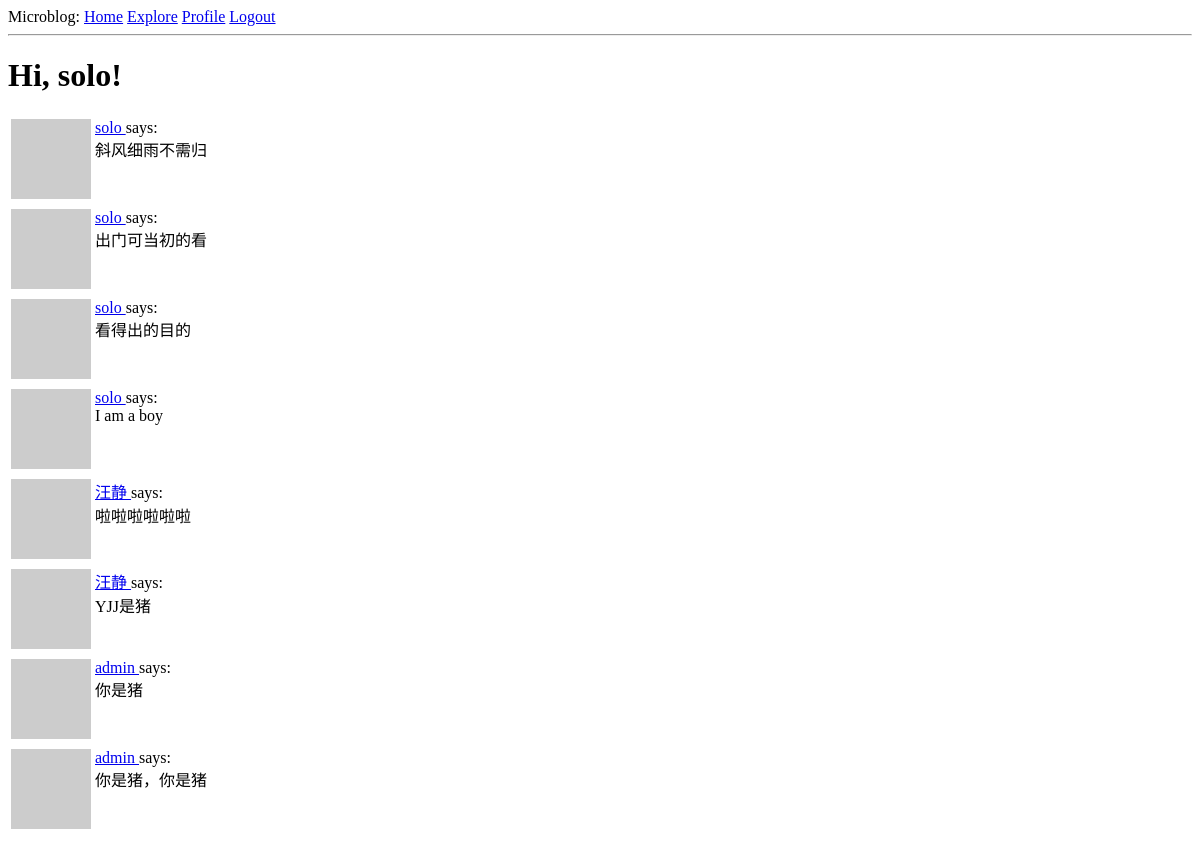
The page /explore (signed in) on the database as committed earlier.
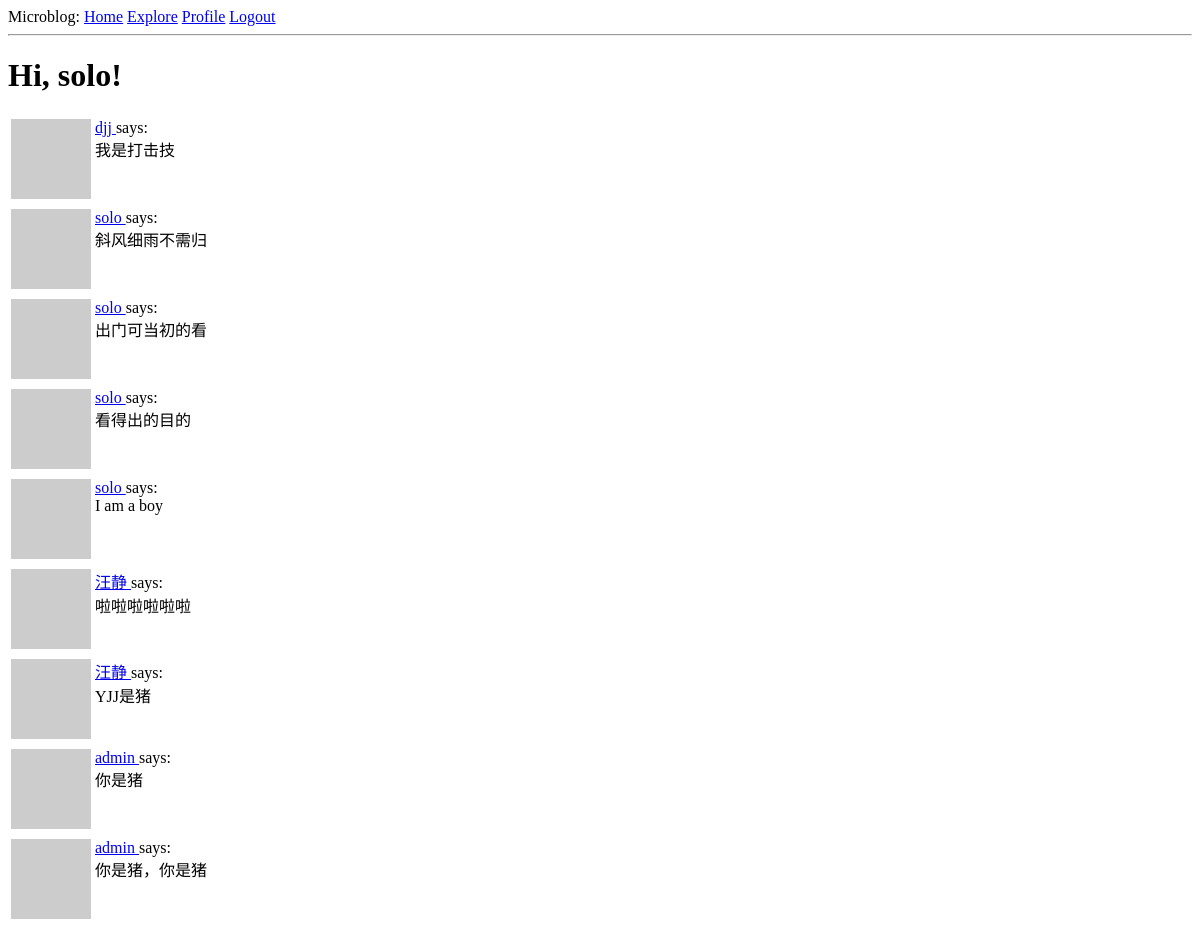
The same page on the database as committed later.
### app/models.py (models this page shows, shortened)
class User(UserMixin, db.Model):
    id = db.Column(db.Integer, primary_key=True)
    username = db.Column(db.String(64), index=True, unique=True)
    email = db.Column(db.String(128), index=True, unique=True)
    password_hash = db.Column(db.String(128))
    posts = db.relationship('Post', backref='author', lazy='dynamic')
    about_me = db.Column(db.String(140))
    last_date = db.Column(db.DateTime, default=datetime.utcnow)
    followed = db.relationship(
        'User', secondary=followers,
        primaryjoin=(followers.c.follower_id == id),
        secondaryjoin=(followers.c.followed_id == id),
        backref=db.backref('followers', lazy='dynamic'), lazy='dynamic'
    )
    def avatar(self, size):
        digest = hashlib.md5(self.email.lower().encode('utf-8')).hexdigest()
        return 'https://www.gravatar.com/avatar/{}?d=identicon&s={}'.format(digest, size)
    @login.user_loader
    def load_user(id):
        return User.query.get(int(id))

class Post(db.Model):
    id = db.Column(db.Integer, primary_key=True)
    body = db.Column(db.String(140))
    timestamp = db.Column(db.DateTime, index=True, default=datetime.utcnow)
    user_id = db.Column(db.Integer, db.ForeignKey('user.id'))

### app/routes.py (the view)
@app.route('/explore')
@login_required
def explore():
    page = request.args.get('page', 1, type=int)
    posts = Post.query.order_by(Post.timestamp.desc()).paginate(
        page, app.config['POSTS_PER_PAGE'], False)
    next_url = url_for('explore', page=posts.next_num) \
        if posts.has_next else None
    prev_url = url_for('explore', page=posts.prev_num) \
        if posts.has_prev else None
    return render_template('index.html', title='Explore', posts=posts.items,
                           next_url=next_url, prev_url=prev_url)

### app/routes.py (called while the page is built)
@app.before_request
def before_request():
    if current_user.is_authenticated:
        current_user.last_date = datetime.utcnow()
        db.session.commit()

### app/templates/index.html (shortened to what this page needs)
{% extends "base.html" %}
{% block content %}
    <h1>Hi, {{ current_user.username }}!</h1>
        {% for post in posts %}
            {% include '_post.html' %}
        {% endfor %}
{% endblock %}

### app/templates/base.html (shortened to what this page needs)
<!DOCTYPE html>
<html lang="en">
<head>
</head>
<body>
<div>Microblog:
    <a href="{{ url_for('index') }}">Home</a>
            <a href="{{ url_for('explore') }}">Explore</a>
            {% if current_user.is_anonymous %}
            <a href="{{ url_for('login') }}">Login</a>
            {% else %}
            <a href="{{ url_for('user', username=current_user.username) }}">Profile</a>
            <a href="{{ url_for('logout') }}">Logout</a>
            {% endif %}
</div>
<hr>
{% block content %}{% endblock %}
</body>
</html>

### app/templates/_post.html
<table>
    <tr valign="top">
        <td>
            <img src="{{ post.author.avatar(36) }}">
        </td>
        <td>
            <a href="{{ url_for('user', username=post.author.username) }}">
                    {{ post.author.username }}
                </a>
                says:<br>{{ post.body }}
        </td>
    </tr>
</table>

Rows that differ between the two databases and show on the page:
added Post: author.username "djj", body "我是打击技"
